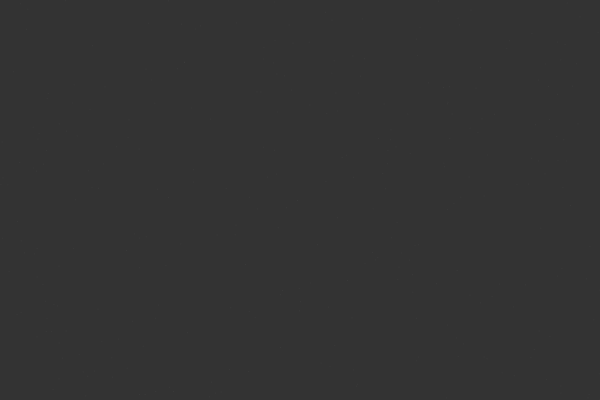
Frame 1 (no input)
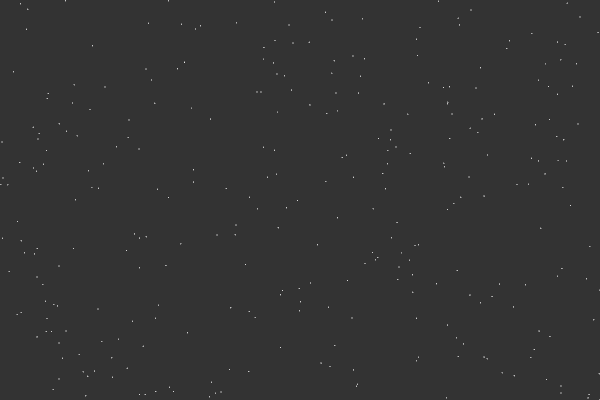
Frame 60 (no input)
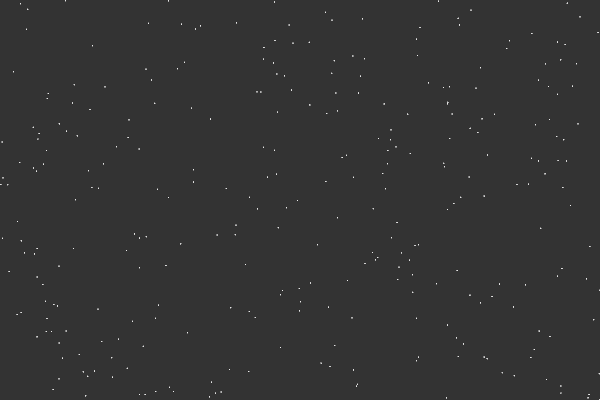
Frame 120 (the mouse pressed at the canvas centre since frame 60)

The p5.js sketch that drew these frames (run headless with seeded random() and noise() and a simulated clock; from frame 60 on, the mouse is pressed at the canvas centre):

// p5.js sketch
// ── sketch.js
var inc=1;
var scl=10;
var cols, rows;
var zoff =0;
var fr;
var particles = [];
var flowfield;

function setup() {
  createCanvas(600, 400);
  cols=floor(width/scl);
  rows=floor(height/scl);
  fr=createP('');
  flowfield = new Array(cols*rows);
  for(var i=0;i<300;i++){
    particles[i]=new Particle();
   // particles[i].StrokeColor(i);
  }
  background(51);
}

function draw() {
  var yoff=0;
  for(var y=0;y<rows;y++){
    var xoff=0;
    for(var x=0;x<cols;x++){
      var index=x+y*cols;
      var angle=noise(xoff,yoff,zoff)*4;
      
      var v= p5.Vector.fromAngle(angle);
      v.setMag(1);
      flowfield[index]=v;
      xoff+=inc;
      stroke(0,50);
    }
    yoff+=inc;
    zoff+=0.0003;
  }
  for(var i=0;i<particles.length;i++)
  {
    particles[i].follow(flowfield);
    particles[i].update();
    particles[i].edges();
    particles[i].show();
  }
}

// ── particle.js
class Particle{
    constructor(){
        this.pos=createVector(random(width),random(height));
        this.vel=createVector(0,0);
        this.acc=createVector(0,0);
        this.maxspeed=4;
        this.prevPos=this.pos.copy();
    }
    update(){
        this.vel.add(this.acc);
        this.vel.limit(this.maxspeed);
        this.pos.add(this.vel);
        this.acc.mult(0);
    }
    follow(vectors){
        var x = floor(this.pos.x/scl);
        var y = floor(this.pos.y/scl);
        var index = x+y*close;
        console.log(index);
        var force = vectors[index];
        this.applyForce(force);
    }
    applyForce(force){
        this.acc.add(force);
    }
    show(){
        stroke(255,10);
        strokeWeight(1);
        line(this.pos.x,this.pos.y,this.prevPos.x,this.prevPos.y);
        this.updatePrev();
    }
    updatePrev(){
        this.prevPos.x=this.pos.x;
        this.prevPos.y=this.pos.y;
    }
    edges(){
        if(this.pos.x>width){
            this.pos.x=0;
            this.updatePrev();
        }
        if(this.pos.x<0){
            this.pos.x=width;
            this.updatePrev();
        }
        if(this.pos.y>height){
            this.pos.y=0;
            this.updatePrev();
        }
        if(this.pos.y<0){
            this.pos.y=height;
            this.updatePrev();
        }

    }
}
